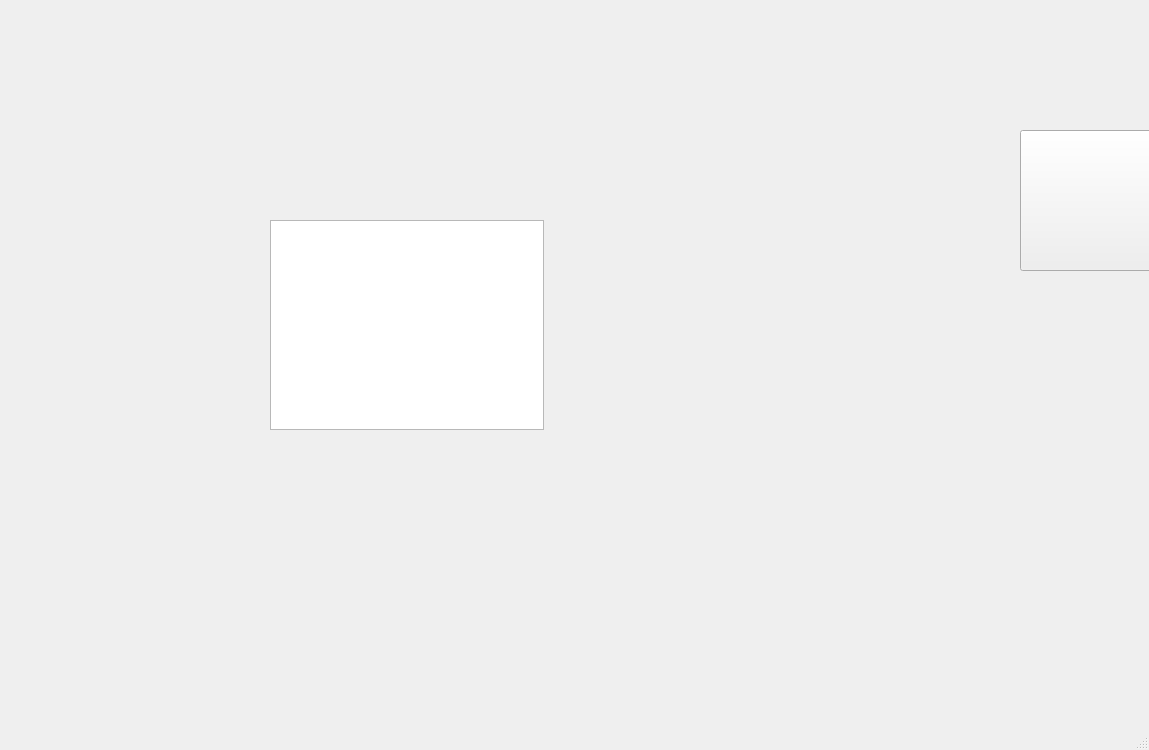
<?xml version="1.0" encoding="UTF-8"?>
<ui version="4.0">
 <class>MainWindow</class>
 <widget class="QMainWindow" name="MainWindow">
  <property name="geometry">
   <rect>
    <x>0</x>
    <y>0</y>
    <width>1149</width>
    <height>750</height>
   </rect>
  </property>
  <property name="windowTitle">
   <string>MainWindow</string>
  </property>
  <widget class="QWidget" name="centralwidget">
   <widget class="QPushButton" name="pushButton">
    <property name="geometry">
     <rect>
      <x>1020</x>
      <y>130</y>
      <width>151</width>
      <height>141</height>
     </rect>
    </property>
    <property name="autoFillBackground">
     <bool>false</bool>
    </property>
    <property name="styleSheet">
     <string notr="true">border-image : url(:/Icon/images.png)</string>
    </property>
    <property name="text">
     <string/>
    </property>
   </widget>
   <widget class="QWidget" name="WidgetForAll" native="true">
    <property name="geometry">
     <rect>
      <x>270</x>
      <y>220</y>
      <width>274</width>
      <height>210</height>
     </rect>
    </property>
    <layout class="QGridLayout" name="gridLayout_2">
     <item row="0" column="0" rowspan="2" colspan="2">
      <widget class="QTableWidget" name="tableWidget"/>
     </item>
     <item row="1" column="1">
      <layout class="QGridLayout" name="gridLayout">
       <property name="spacing">
        <number>0</number>
       </property>
      </layout>
     </item>
    </layout>
   </widget>
  </widget>
  <widget class="QMenuBar" name="menubar">
   <property name="geometry">
    <rect>
     <x>0</x>
     <y>0</y>
     <width>1149</width>
     <height>21</height>
    </rect>
   </property>
  </widget>
  <widget class="QStatusBar" name="statusbar"/>
 </widget>
 <resources>
  <include location="TestButtonDesign.qrc"/>
 </resources>
 <connections/>
</ui>
